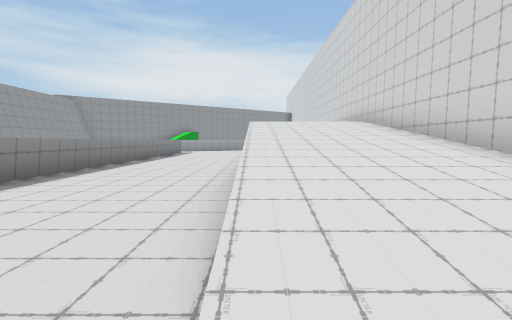
View 1 (above)

16 first-person views from a walk through a 3-D level made in the Unity game engine. The camera is 1.3 m above the floor, tilts 4° down and sees 85° across. The floor is counted in squares, 2 m on a side. Each view is taken from the middle of a square. On the plan, view 1 faces up. The plan holds only what a view shows up to about 9 squares ahead; the rest is blank. The place goes on beyond the plan.

View 2
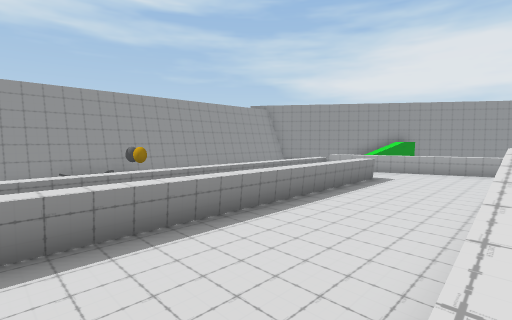

View 3
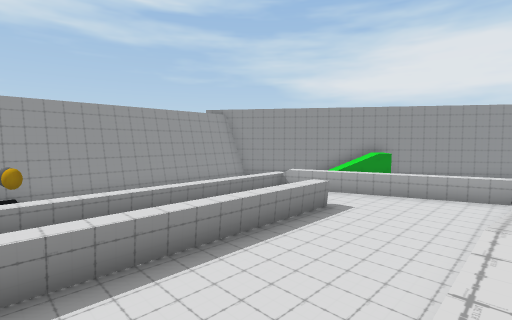

View 4
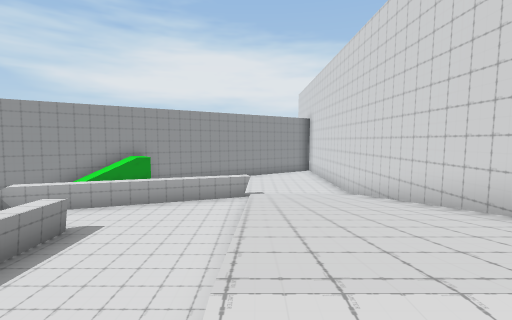

View 5
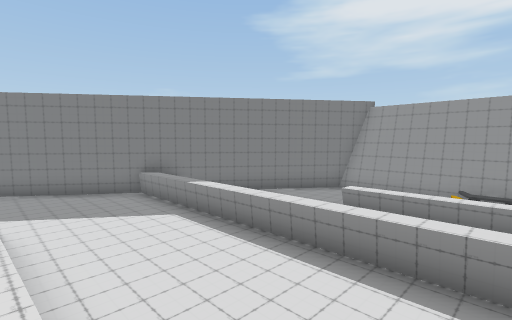

View 6
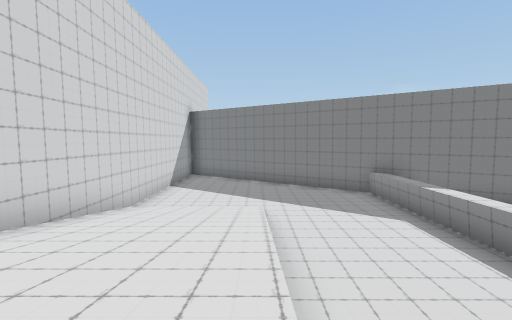

View 7
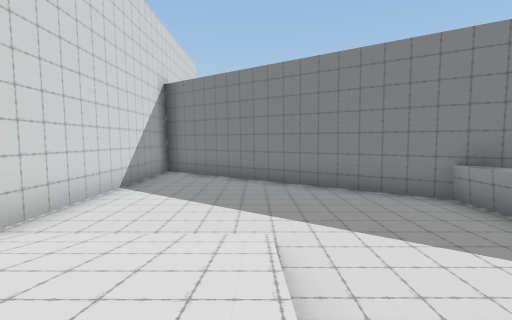

View 8
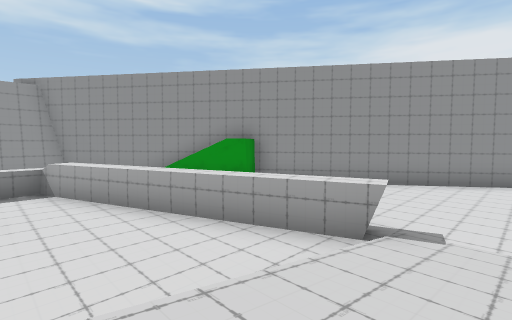

View 9
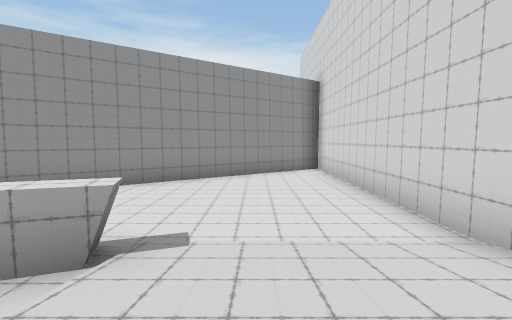

View 10
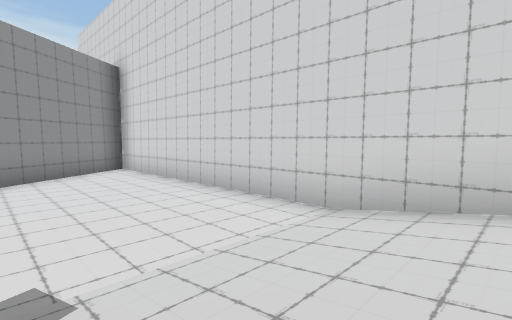

View 11
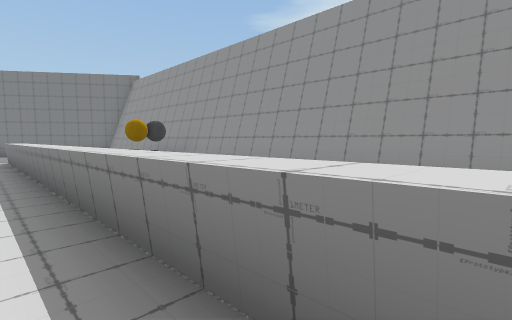

View 12
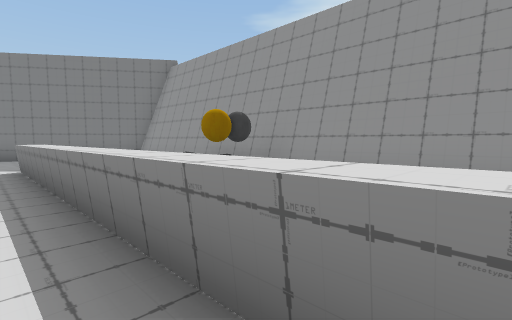

View 13
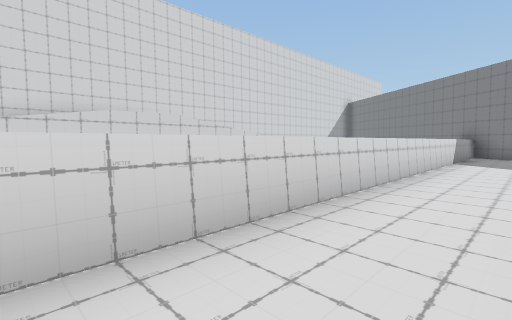

View 14
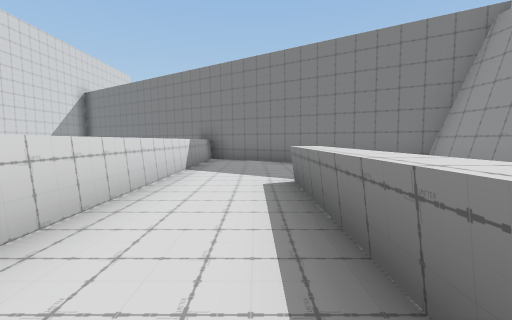

View 15
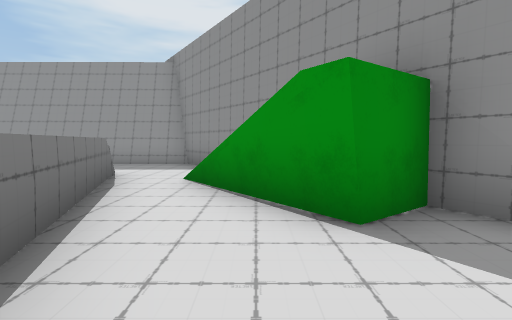

View 16
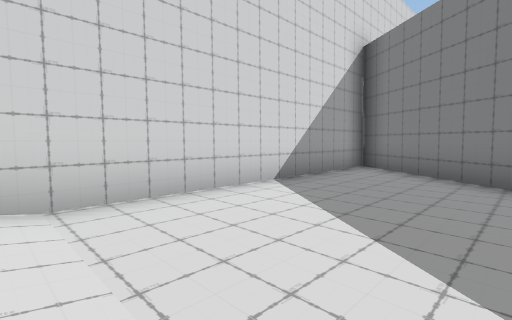

### Floor plan
Key: @ floor where view 1 was taken; # wall or solid block; . main floor; : floor 2.5 m higher than the main floor; / step, stairs or slope; ^ raised ledge; O other object.
Columns run from 10 left of view 1 to 4 right of it. Each row starts with its distance up from view 1.
 27             ###
 26            ##.#
 25           ##..#
 24         ###...#
 23        ##.....#
 22      ###......#
 21      #........#
 20     ##.. .....#
 19    #  ........#
 18  ###...^^^////#
 17 ####^^^^..////#
 16 #. ^^.....////#
 15 #. ^......////#
 14 #  ^. ^...////#
 13 #  ^. ^...////#
 12 #  ^..^...////#
 11 #  ^..^...////#
 10 #  ^..^.../:  #
  9 #OO^..^.../   #
  8 #OO^..^...////#
  7 #OO^..^...////#
  6 #  ^..^...////#
  5 #  ^..^...////#
  4 # ....^...////#
  3 # ....^...////#
  2 ##....^...////#
  1   ##..^...////#
  0    ##.^...@...#
 -1     ##^.......#
 -2       ##......#
 -3        ##.....#
 -4         ##....#
 -5          ###..#
 -6            ##.#
 -7             ###

Where each view was taken, in squares from view 1:
view 1: 0 up, 0 right, facing up
view 2: 5 up, 0 right, facing up-left
view 3: 8 up, 0 right, facing up-left
view 4: 9 up, 0 right, facing up
view 5: 8 up, 0 right, facing down-left
view 6: 8 up, 0 right, facing down
view 7: 4 up, 0 right, facing down
view 8: 15 up, 1 right, facing up-left
view 9: 16 up, 1 right, facing up
view 10: 17 up, 0 right, facing up-right
view 11: 15 up, 6 left, facing down-left
view 12: 12 up, 6 left, facing down-left
view 13: 12 up, 6 left, facing down-right
view 14: 9 up, 6 left, facing down
view 15: 19 up, 2 left, facing left
view 16: 1 up, 0 right, facing down-right
